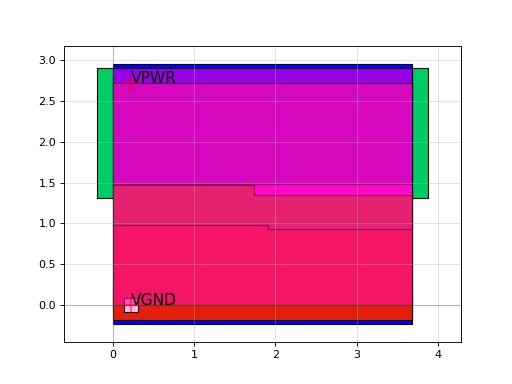

The Python source for this figure:
import sky130

c = sky130.components.sky130_fd_sc_hd__decap_8()
c.plot()
